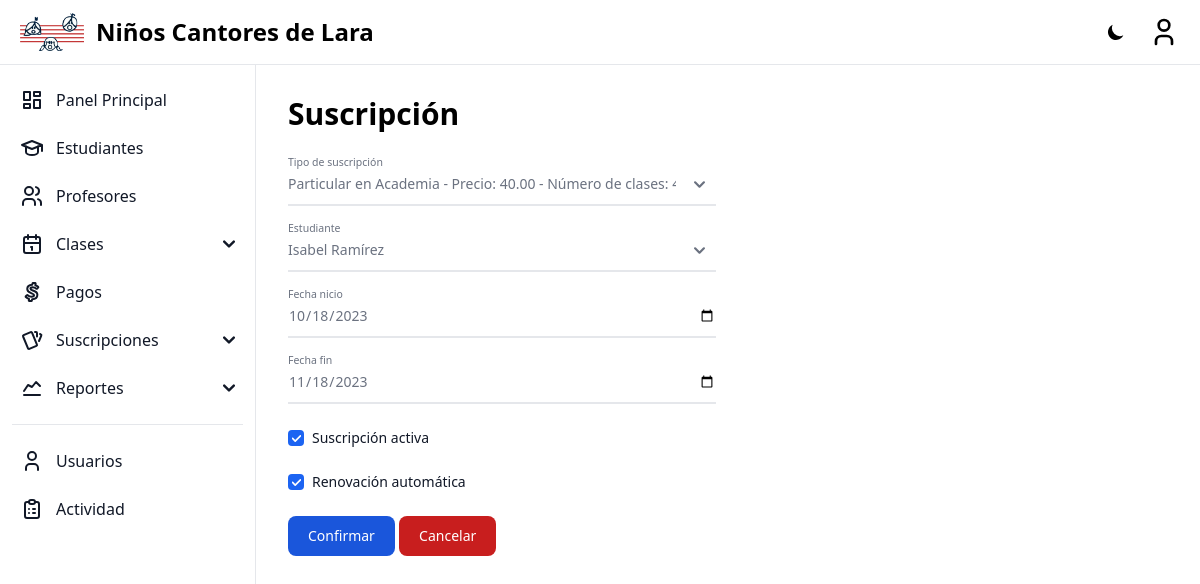
Page /subscriptions/140/ (signed in) on the committed database.
### home/models.py (models this page shows, shortened)
class Subscription(models.Model):
    subscription_type = models.ForeignKey(SubscriptionType, on_delete=models.CASCADE, verbose_name=_('Subscription Type'))
    student = models.ForeignKey('Student', on_delete=models.CASCADE, verbose_name=_('Student'))
    start_date = models.DateField(verbose_name=_('Start Date'))
    end_date = models.DateField(verbose_name=_('End Date'))
    is_active = models.BooleanField(verbose_name=_('Active'), default=True)
    auto_renewal = models.BooleanField(verbose_name=_('Auto Renewal'), default=True)

### home/views/subscription.py (the view, shortened to what this page needs)
# urls.py: path('subscriptions/<int:pk>/', SubscriptionUpdateView.as_view(), name='subscription-update'),
class SubscriptionUpdateView(UpdateView):
    model = Subscription
    form_class = SubscriptionForm
    template_name = 'forms/subscription_form.html'
    success_url = '/subscriptions/'

### home/models.py (called while the page is built)
    def __str__(self):
        return f'{self.name} - Precio: {self.price} - Número de clases: {self.number_of_lessons}'

    def __str__(self):
        return f'{self.first_name} {self.first_surname}'

### templates/forms/subscription_form.html (shortened to what this page needs)
{% extends "base.html" %}
{% block content %}
<h2 class="text-3xl font-extrabold dark:text-white">Suscripción</h2>
<form method="post" class='mt-8'>
    <div class="grid grid-cols-1 lg:grid-cols-2 md:gap-6">
        <div class="relative z-0 w-full mb-6 group">
            {{ form.subscription_type }}
            <label for="{{ form.subscription_type.id_for_label }}" class="peer-focus:font-medium absolute text-sm text-gray-500 dark:text-gray-400 duration-300 transform -translate-y-6 scale-75 top-3 -z-10 origin-[0] peer-focus:left-0 peer-focus:text-blue-600 peer-focus:dark:text-blue-500 peer-placeholder-shown:scale-100 peer-placeholder-shown:translate-y-0 peer-focus:scale-75 peer-focus:-translate-y-6">{{ form.subscription_type.label }}</label>
        </div>
    </div>
    <div class="grid grid-cols-1 lg:grid-cols-2 md:gap-6">
        <div class="relative z-0 w-full mb-6 group">
            {{ form.student }}
            <label for="{{ form.student.id_for_label }}" class="peer-focus:font-medium absolute text-sm text-gray-500 dark:text-gray-400 duration-300 transform -translate-y-6 scale-75 top-3 -z-10 origin-[0] peer-focus:left-0 peer-focus:text-blue-600 peer-focus:dark:text-blue-500 peer-placeholder-shown:scale-100 peer-placeholder-shown:translate-y-0 peer-focus:scale-75 peer-focus:-translate-y-6">{{ form.student.label }}</label>
        </div>
    </div>
    <div class="grid grid-cols-1 lg:grid-cols-2 md:gap-6">
        <div class="relative z-0 w-full mb-6 group">
            {{ form.start_date }}
            <label for="{{ form.start_date.id_for_label }}" class="peer-focus:font-medium absolute text-sm text-gray-500 dark:text-gray-400 duration-300 transform -translate-y-6 scale-75 top-3 -z-10 origin-[0] peer-focus:left-0 peer-focus:text-blue-600 peer-focus:dark:text-blue-500 peer-placeholder-shown:scale-100 peer-placeholder-shown:translate-y-0 peer-focus:scale-75 peer-focus:-translate-y-6">{{ form.start_date.label }}</label>
        </div>
    </div>
    <div class="grid grid-cols-1 lg:grid-cols-2 md:gap-6">
        <div class="relative z-0 w-full mb-6 group">
            {{ form.end_date }}
            <label for="{{ form.end_date.id_for_label }}" class="peer-focus:font-medium absolute text-sm text-gray-500 dark:text-gray-400 duration-300 transform -translate-y-6 scale-75 top-3 -z-10 origin-[0] peer-focus:left-0 peer-focus:text-blue-600 peer-focus:dark:text-blue-500 peer-placeholder-shown:scale-100 peer-placeholder-shown:translate-y-0 peer-focus:scale-75 peer-focus:-translate-y-6">{{ form.end_date.label }}</label>
        </div>
    </div>
    <div class="relative z-0 w-full mb-6 group">
        <div class="flex items-center">
            {{ form.is_active }}
            <label for="{{ form.is_active.id_for_label }}" class="ml-2 text-sm font-medium text-gray-900 dark:text-gray-300">{{ form.is_active.label }}</label>
        </div>
    </div>
    <div class="relative z-0 w-full mb-6 group">
        <div class="flex items-center">
            {{ form.auto_renewal }}
            <label for="{{ form.auto_renewal.id_for_label }}" class="ml-2 text-sm font-medium text-gray-900 dark:text-gray-300">{{ form.auto_renewal.label }}</label>
        </div>
    </div>
    <button type="submit" class="text-white bg-blue-700 hover:bg-blue-800 focus:ring-4 focus:outline-none focus:ring-blue-300 font-medium rounded-lg text-sm w-full sm:w-auto px-5 py-2.5 text-center dark:bg-blue-600 dark:hover:bg-blue-700 dark:focus:ring-blue-800">Confirmar</button>
    <button type="button" onclick="window.location.href = '{% url 'subscription-list' %}'" class="text-white bg-red-700 hover:bg-red-800 focus:ring-4 focus:outline-none focus:ring-red-300 font-medium rounded-lg text-sm w-full sm:w-auto px-5 py-2.5 text-center dark:bg-red-600 dark:hover:bg-red-700 dark:focus:ring-red-800">
        Cancelar
    </button>
</form>
{% endblock %}

### rows in the picture
Subscription: subscription_type "Particular en Academia - Precio: 40.00 - Número de clases: 4", student "Isabel Ramírez", start_date "10/18/2023", end_date "11/18/2023", is_active "☑", auto_renewal "☑"
